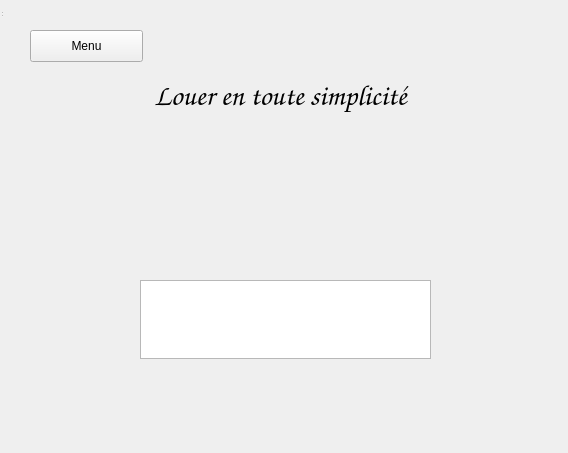
<?xml version="1.0" encoding="UTF-8"?>
<ui version="4.0">
 <class>FenetreAvis</class>
 <widget class="QWidget" name="FenetreAvis">
  <property name="geometry">
   <rect>
    <x>0</x>
    <y>0</y>
    <width>568</width>
    <height>453</height>
   </rect>
  </property>
  <property name="windowTitle">
   <string>MainWindow</string>
  </property>
  <widget class="QWidget" name="centralWidget" native="true">
   <property name="geometry">
    <rect>
     <x>10</x>
     <y>10</y>
     <width>551</width>
     <height>431</height>
    </rect>
   </property>
   <widget class="QLabel" name="succes">
    <property name="geometry">
     <rect>
      <x>10</x>
      <y>50</y>
      <width>521</width>
      <height>71</height>
     </rect>
    </property>
    <property name="font">
     <font>
      <family>Comic Sans MS</family>
      <pointsize>22</pointsize>
      <weight>75</weight>
      <bold>true</bold>
     </font>
    </property>
    <property name="text">
     <string>Louer en toute simplicité</string>
    </property>
    <property name="alignment">
     <set>Qt::AlignCenter</set>
    </property>
   </widget>
   <widget class="QPushButton" name="retour">
    <property name="geometry">
     <rect>
      <x>20</x>
      <y>20</y>
      <width>113</width>
      <height>32</height>
     </rect>
    </property>
    <property name="text">
     <string>Menu</string>
    </property>
   </widget>
   <widget class="QTextEdit" name="zoneAvis">
    <property name="geometry">
     <rect>
      <x>130</x>
      <y>270</y>
      <width>291</width>
      <height>79</height>
     </rect>
    </property>
   </widget>
  </widget>
  <widget class="QStatusBar" name="statusbar">
   <property name="geometry">
    <rect>
     <x>0</x>
     <y>0</y>
     <width>3</width>
     <height>18</height>
    </rect>
   </property>
  </widget>
 </widget>
 <resources/>
 <connections/>
</ui>
